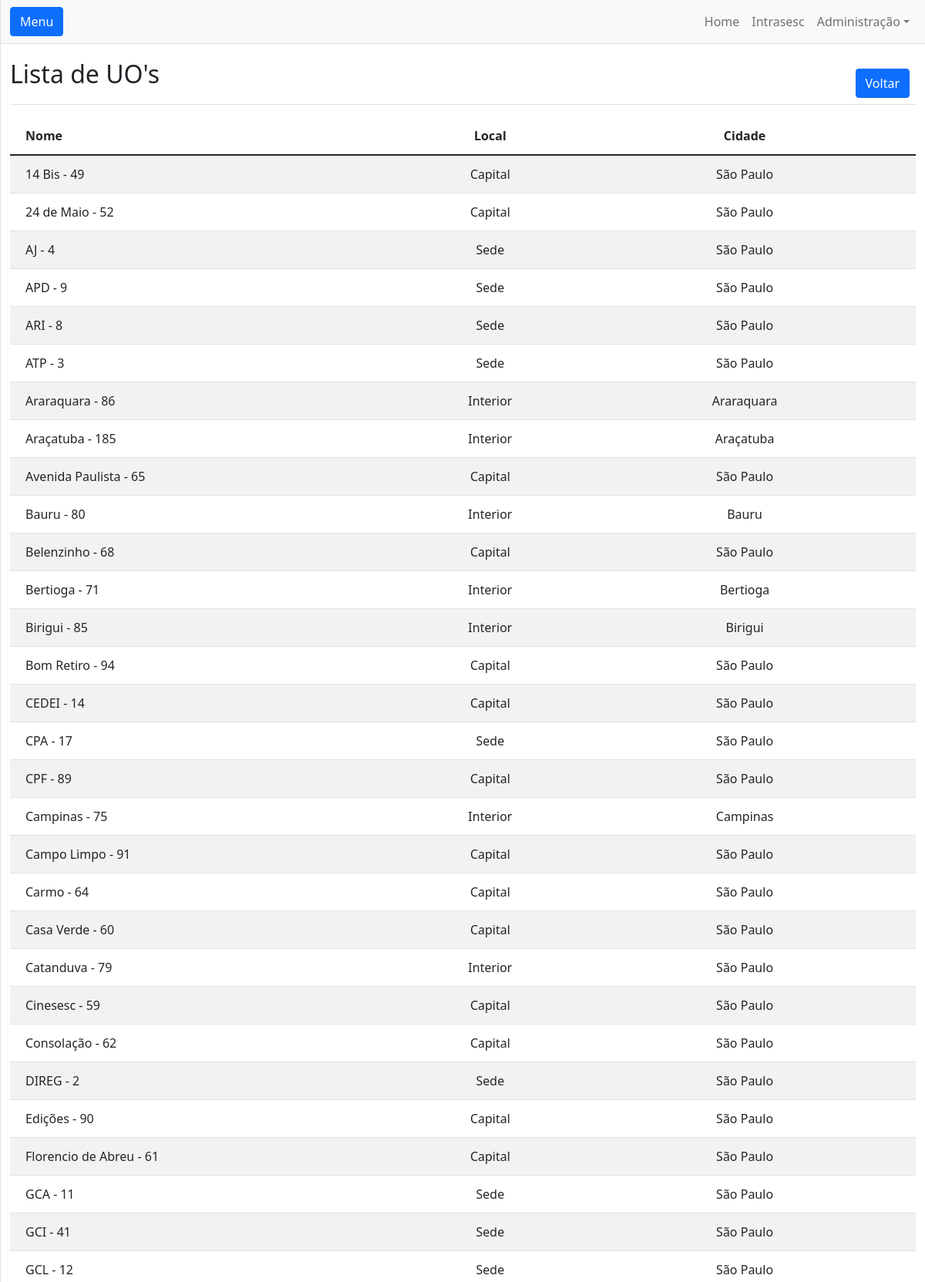
/unidades (upper part), run on the app's committed database.
### create_user_app/models.py (models this page shows, shortened)
class Unidade(models.Model):
    nomeUo = models.CharField(blank=False, null=False,max_length=30)
    numeroUo = models.CharField(blank=False, null=False,max_length=10)
    nomeUOnoAD = models.CharField(blank=False, null=False,max_length=100)
    grupoUo = models.CharField(blank=True, null=True,max_length=500)
    cidadeUo = models.CharField(blank=False, null=False,max_length=500,default='São Paulo')
    LOCAL_CHOICES = (
        ('capital','CAPITAL'),
        ('interior', 'INTERIOR'),
        ('sede','SEDE'),
    )
    ESTADO_CHOICES = (
        ('SP','SP'),
        ('outros','OUTROS')
    )
    local = models.CharField(max_length=10, choices=LOCAL_CHOICES, default='capital')
    estado = models.CharField(max_length=10, choices=ESTADO_CHOICES, default='SP')
    class Meta:
      ordering = ['nomeUo']

### atendimentosistema/views.py (the view)
# urls.py: path('unidades', lista_uo, name='lista_uo'),
def lista_uo(request):
    unidades = Unidade.objects.all().order_by('nomeUo')
    return render(request, 'lista_uo.html', {'unidades':unidades})

### templates/lista_uo.html
{% extends 'partials/base.html' %}
{% load static %}
{% block main %}
<div
    class="d-flex justify-content-between flex-wrap flex-md-nowrap align-items-center pt-3 pb-2 mb-3 border-bottom">
    <h1 class="h2">Lista de UO's</h1>
    <div class="btn-toolbar mb-2 mb-md-0">
        <div class="btn-group mt-3 me-2">
            <a href="{% url 'home' %}"><button type="button"
                    class="btn btn-primary">Voltar</button></a>
        </div>
    </div>
</div>
<div class="table-responsive  ">
    <table class="table table-striped table-sm  ">
        <thead>
            <tr>
                <th>
                    <a class="nav-link text-dark text-left">Nome</a>
                </th>
                <th>
                    <a class="nav-link text-dark text-center">Local</a>
                </th>
                <th>
                    <a class="nav-link text-dark text-center">Cidade</a>
                </th>
            </tr>
        </thead>
        {% for unidade in unidades %}
        <tr>
            <td>
                <a class="nav-link text-dark text-left">{{unidade.nomeUo}} - {{unidade.numeroUo}} </a>
            </td>
            <td>
                <a class="nav-link text-dark text-center text-capitalize">{{unidade.local}} </a>
            </td>
            <td>
                <a class="nav-link text-dark text-center">{{unidade.cidadeUo}} </a>
            </td>
        </tr>
        {% endfor %}
    </table>
</div>
{% endblock %}

### data on the page
Unidade: nomeUo "14 Bis", numeroUo "49", local "Capital", cidadeUo "São Paulo"
Unidade: nomeUo "24 de Maio", numeroUo "52", local "Capital", cidadeUo "São Paulo"
Unidade: nomeUo "AJ", numeroUo "4", local "Sede", cidadeUo "São Paulo"
Unidade: nomeUo "APD", numeroUo "9", local "Sede", cidadeUo "São Paulo"
Unidade: nomeUo "ARI", numeroUo "8", local "Sede", cidadeUo "São Paulo"
Unidade: nomeUo "ATP", numeroUo "3", local "Sede", cidadeUo "São Paulo"
Unidade: nomeUo "Araraquara", numeroUo "86", local "Interior", cidadeUo "Araraquara"
Unidade: nomeUo "Araçatuba", numeroUo "185", local "Interior", cidadeUo "Araçatuba"
Unidade: nomeUo "Avenida Paulista", numeroUo "65", local "Capital", cidadeUo "São Paulo"
Unidade: nomeUo "Bauru", numeroUo "80", local "Interior", cidadeUo "Bauru"
Unidade: nomeUo "Belenzinho", numeroUo "68", local "Capital", cidadeUo "São Paulo"
Unidade: nomeUo "Bertioga", numeroUo "71", local "Interior", cidadeUo "Bertioga"
Unidade: nomeUo "Birigui", numeroUo "85", local "Interior", cidadeUo "Birigui"
Unidade: nomeUo "Bom Retiro", numeroUo "94", local "Capital", cidadeUo "São Paulo"
Unidade: nomeUo "CEDEI", numeroUo "14", local "Capital", cidadeUo "São Paulo"
Unidade: nomeUo "CPA", numeroUo "17", local "Sede", cidadeUo "São Paulo"
Unidade: nomeUo "CPF", numeroUo "89", local "Capital", cidadeUo "São Paulo"
Unidade: nomeUo "Campinas", numeroUo "75", local "Interior", cidadeUo "Campinas"
Unidade: nomeUo "Campo Limpo", numeroUo "91", local "Capital", cidadeUo "São Paulo"
Unidade: nomeUo "Carmo", numeroUo "64", local "Capital", cidadeUo "São Paulo"
Unidade: nomeUo "Casa Verde", numeroUo "60", local "Capital", cidadeUo "São Paulo"
Unidade: nomeUo "Catanduva", numeroUo "79", local "Interior", cidadeUo "São Paulo"
Unidade: nomeUo "Cinesesc", numeroUo "59", local "Capital", cidadeUo "São Paulo"
Unidade: nomeUo "Consolação", numeroUo "62", local "Capital", cidadeUo "São Paulo"
Unidade: nomeUo "DIREG", numeroUo "2", local "Sede", cidadeUo "São Paulo"
Unidade: nomeUo "Edições", numeroUo "90", local "Capital", cidadeUo "São Paulo"
Unidade: nomeUo "Florencio de Abreu", numeroUo "61", local "Capital", cidadeUo "São Paulo"
Unidade: nomeUo "GCA", numeroUo "11", local "Sede", cidadeUo "São Paulo"
Unidade: nomeUo "GCI", numeroUo "41", local "Sede", cidadeUo "São Paulo"
Unidade: nomeUo "GCL", numeroUo "12", local "Sede", cidadeUo "São Paulo"
